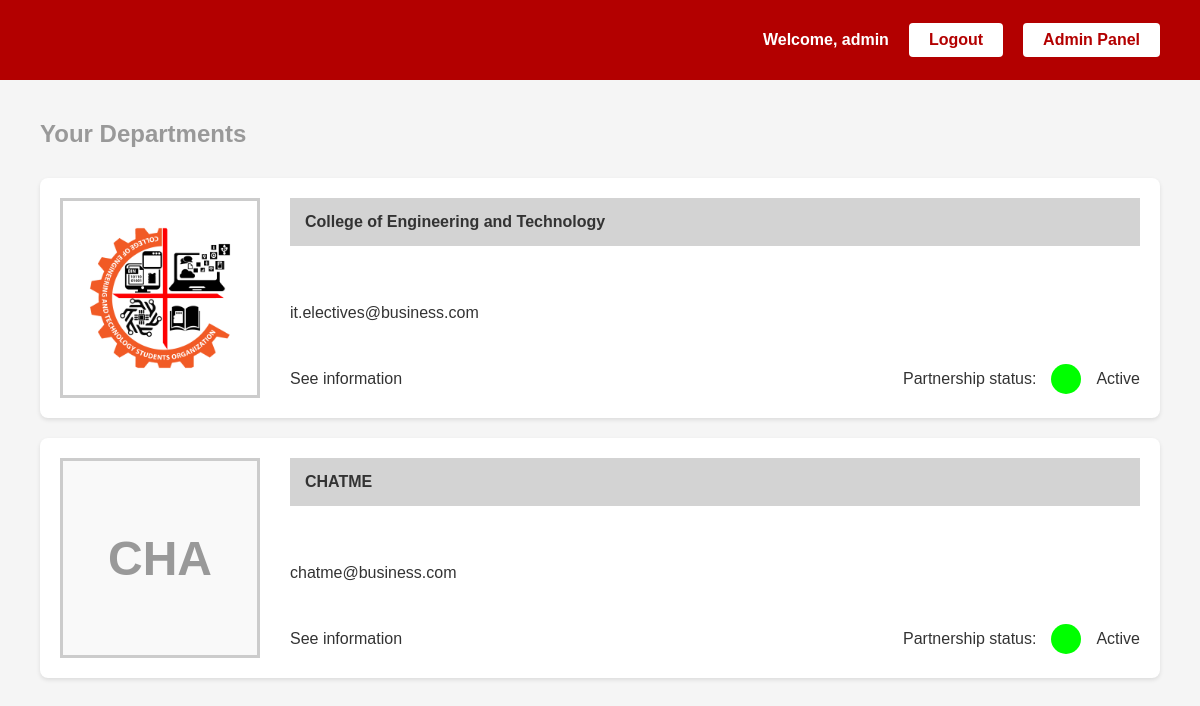
/partnership/dashboard/ (signed in), run on the app's committed database.
### partnership/models.py (models this page shows, shortened)
class Department(models.Model):
    PARTNERSHIP_STATUS_CHOICES = (
        ('active', 'Active'),
        ('inactive', 'Inactive'),
        ('pending', 'Pending'),
    )
    owner = models.ForeignKey(User, on_delete=models.CASCADE, related_name='departments')
    department_name = models.CharField(max_length=255)
    business_email = models.EmailField(max_length=255)
    email = models.EmailField()
    contact_person = models.CharField(max_length=255, blank=True)
    contact_number = models.CharField(max_length=50, blank=True)
    logo_path = models.ImageField(upload_to='logos/', blank=True, null=True)
    established_date = models.DateField(blank=True, null=True)
    expiration_date = models.DateField(blank=True, null=True)
    partnership_status = models.CharField(max_length=20, choices=PARTNERSHIP_STATUS_CHOICES, default='pending')
    remarks_status = models.TextField(blank=True)
    created_at = models.DateTimeField(auto_now_add=True)
    last_updated = models.DateTimeField(auto_now=True)
    @property
    def status_color(self):
        colors = {'active': 'green', 'inactive': 'red', 'pending': 'orange'}
        return colors.get(self.partnership_status, 'black')

### partnership/views.py (the view)
# urls.py: path('dashboard/', views.dashboard_view, name='dashboard'),
@login_required
def dashboard_view(request):
    user_profile = getattr(request.user, 'profile', None)
    if request.user.is_superuser or (user_profile and user_profile.user_type in ['owner', 'admin']):
        departments = Department.objects.all()
    else:
        departments = Department.objects.filter(owner=request.user)
    return render(request, 'partnership/dashboard.html', {
        'departments': departments
    })

### templates/partnership/dashboard.html (shortened to what this page needs)
{% load static %}
<!DOCTYPE html>
<html lang="en">
<head>
    <link rel="stylesheet" href="{% static 'css/style.css' %}">
</head>
<body>
    <div class="header">
        <div class="nav-menu">
            <span>Welcome, {{ user.first_name|default:user.username }}</span>
            <a href="{% url 'logout' %}" class="btn-logout">Logout</a>
            {% if user.is_superuser or user.profile.user_type == 'admin' %}
                <a href="{% url 'admin_panel' %}" class="btn-admin">Admin Panel</a>
            {% endif %}
        </div>
    </div>
    <div class="dashboard-container">
        <h1>Your Departments</h1>
        <div class="departments-grid">
            {% for dept in departments %}
            <div class="department-card">
                <div class="dept-logo">
                    {% if dept.logo_path %}
                        <img src="{{ dept.logo_path.url }}" alt="{{ dept.department_name }}">
                    {% else %}
                        <div class="dept-logo-placeholder">{{ dept.department_name|slice:":3" }}</div>
                    {% endif %}
                </div>
                <div class="dept-info">
                    <h3>{{ dept.department_name }}</h3>
                    <p class="business-name">{{ dept.business_email }}</p>
                    <div class="dept-actions">
                        <a href="{% url 'department_detail' dept.id %}" class="btn-link">See information</a>
                        <div class="status-indicator">
                            <span>Partnership status:</span>
                            <div class="status-circle {{ dept.status_color }}"></div>
                            <span class="status-text">{{ dept.partnership_status|capfirst }}</span>
                        </div>
                    </div>
                </div>
            </div>
            {% empty %}
            <div class="no-departments">
                <p>No departments found. Please contact the administrator to add departments.</p>
            </div>
            {% endfor %}
        </div>
    </div>
</body>
</html>

### static/css/style.css (style rules this page uses)
* { margin: 0; padding: 0; box-sizing: border-box; }
body { font-family: Arial, sans-serif; background-color: #f5f5f5; color: #333; }
.header { background-color: #b30000; height: 80px; width: 100%; display: flex; align-items: center; padding: 0 40px; position: relative; }
.nav-menu { display: flex; gap: 20px; align-items: center; margin-left: auto; }
.nav-menu span { color: white; font-weight: bold; }
.btn-logout, .btn-admin, .btn-back { background-color: white; color: #b30000; padding: 8px 20px; text-decoration: none; border-radius: 4px; font-weight: bold; transition: opacity 0.3s; }
.dashboard-container { padding: 40px; max-width: 1400px; margin: 0 auto; }
.dashboard-container h1 { font-size: 24px; color: #999; margin-bottom: 30px; }
.departments-grid { display: flex; flex-direction: column; gap: 20px; }
.department-card { display: grid; grid-template-columns: 200px 1fr; gap: 30px; background-color: white; padding: 20px; border-radius: 8px; box-shadow: 0 2px 4px rgba(0,0,0,0.1); }
.dept-logo { width: 200px; height: 200px; border: 3px solid #ccc; display: flex; align-items: center; justify-content: center; background-color: #f9f9f9; }
.dept-logo img { max-width: 100%; max-height: 100%; object-fit: contain; }
.dept-logo-placeholder { font-size: 48px; font-weight: bold; color: #999; }
.dept-info { display: flex; flex-direction: column; justify-content: space-between; }
.dept-info h3 { background-color: #d3d3d3; padding: 15px; font-size: 16px; font-weight: 600; margin-bottom: 20px; }
.dept-actions { display: flex; justify-content: space-between; align-items: center; }
.btn-link { color: #333; text-decoration: none; font-weight: 500; padding: 10px 0; }
.status-indicator { display: flex; align-items: center; gap: 15px; }
.status-circle { width: 30px; height: 30px; border-radius: 50%; }
.status-circle.green { background-color: #00ff00; }

### data on the page
Department: logo_path (picture), department_name "College of Engineering and Technology", business_email "it.electives@business.com", partnership_status "Active"
Department: department_name "CHA", department_name "CHATME", business_email "chatme@business.com", partnership_status "Active"

### other printed values
{{ user.first_name|default:user.username }} "admin"
